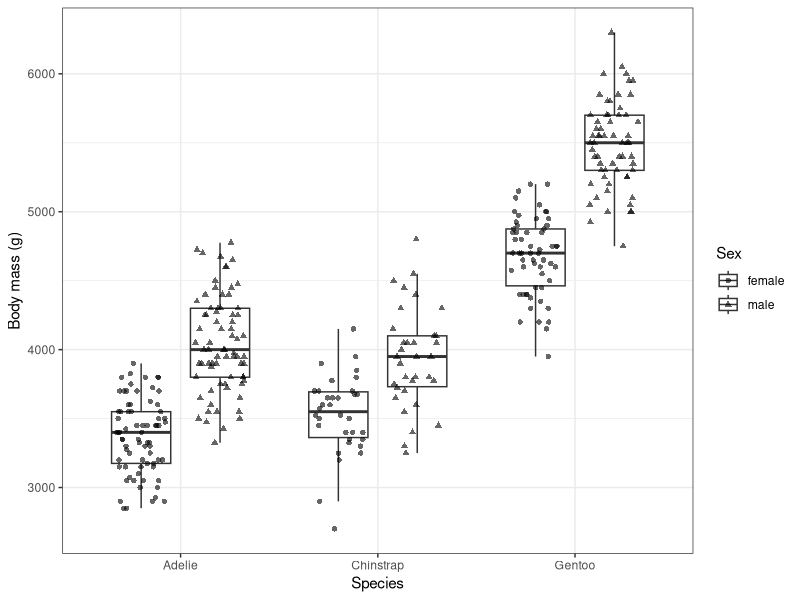
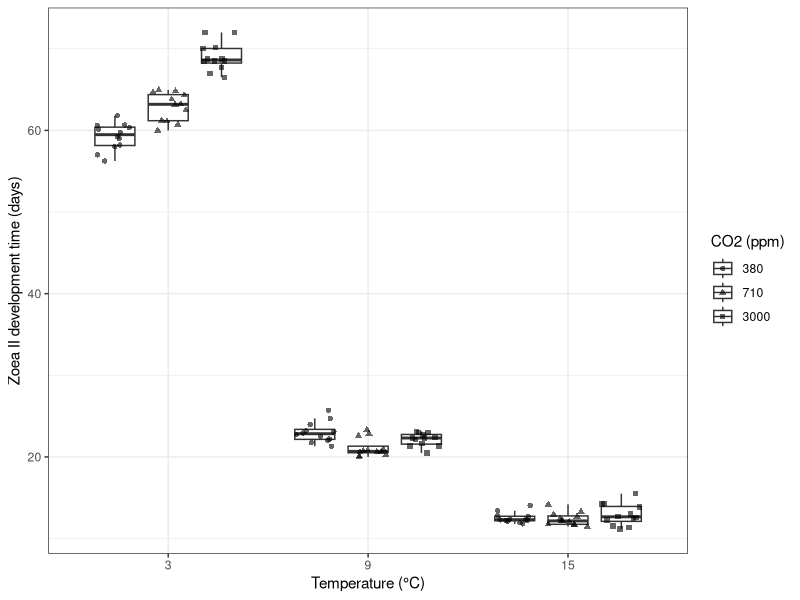

The R source for these figures, in order:
## ---- chunk 1
#| label: setup
#| message: false
#| echo: false

library(tidyverse)
set.seed(222)
theme_set(theme_bw())
## ---- chunk 2
#| message: false

crabs <- read_csv("../data/spider-crab-development.csv") |>
  # Convert temp and co2 from numeric to factor
  mutate(
    temp = factor(temp),
    co2 = factor(co2)
  )
## ---- chunk 3
palmerpenguins::penguins |>
  drop_na(sex) |>
  ggplot(aes(x = species, y = body_mass_g, shape = sex)) +
  geom_boxplot(
    # "dodge" the boxplots so they appear side-by-side
    position = position_dodge(width = 0.8),
    width = 0.6,
    # avoid plotting outliers twice (the points already show them)
    outlier.shape = NA
  ) +
  geom_point(
    # "jitter" the points left to right within categories, "dodge" them so the categories appear side-by-side
    position = position_jitterdodge(jitter.width = 0.5, dodge.width = 0.8),
    alpha = 0.6
  ) +
  labs(x = "Species", y = "Body mass (g)", shape = "Sex")
## ---- chunk 4
ggplot(crabs, aes(x = temp, y = dev_time, shape = co2)) +
  geom_boxplot(
    position = position_dodge(width = 0.8),
    width = 0.6,
    outlier.shape = NA
  ) +
  geom_point(
    position = position_jitterdodge(jitter.width = 0.5, dodge.width = 0.8),
    alpha = 0.6
  ) +
  labs(
    x = "Temperature (°C)",
    y = "Zoea II development time (days)",
    shape = "CO2 (ppm)"
  )
## ---- chunk 5
simpler_lm <- lm(dev_time ~ temp + co2, crabs)
complex_lm <- lm(dev_time ~ temp * co2, crabs)

coef(simpler_lm)
coef(complex_lm)
## ---- chunk 6
anova(simpler_lm, complex_lm)
## ---- chunk 7
rss_simple <- 576.83
rss_complex <- 165.20
p_simple <- 5
p_complex <- 9
n <- 108

((rss_simple - rss_complex) / (p_complex - p_simple)) /
  (rss_complex / (n - p_complex))
